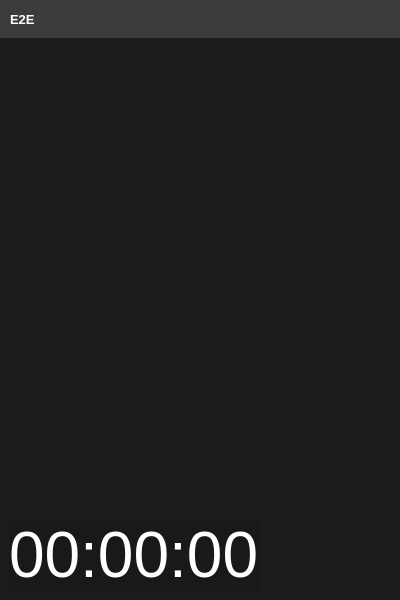
<?xml version="1.0" encoding="UTF-8"?>
<ui version="4.0">
 <class>ClockWindow</class>
 <widget class="QMainWindow" name="ClockWindow">
  <property name="geometry">
   <rect>
    <x>0</x>
    <y>0</y>
    <width>400</width>
    <height>600</height>
   </rect>
  </property>
  <property name="windowTitle">
   <string>Clock</string>
  </property>
  <widget class="QWidget" name="centralwidget">
   <property name="styleSheet">
    <string notr="true">background-color: rgba(25,25,25,225);</string>
   </property>
   <layout class="QVBoxLayout" name="verticalLayout">
    <property name="spacing">
     <number>0</number>
    </property>
    <property name="leftMargin">
     <number>0</number>
    </property>
    <property name="topMargin">
     <number>0</number>
    </property>
    <property name="rightMargin">
     <number>0</number>
    </property>
    <property name="bottomMargin">
     <number>0</number>
    </property>
    <item>
     <!-- Title Bar -->
     <widget class="QWidget" name="titleBar">
      <property name="minimumSize">
       <size>
        <width>0</width>
        <height>32</height>
       </size>
      </property>
      <property name="styleSheet">
       <string notr="true">background-color: rgba(60,60,60,255); color: white;</string>
      </property>
      <layout class="QHBoxLayout" name="horizontalLayout_2">
       <property name="leftMargin">
        <number>10</number>
       </property>
       <property name="rightMargin">
        <number>10</number>
       </property>
       <item>
        <widget class="QLabel" name="titleLabel">
         <property name="text">
          <string>E2E</string>
         </property>
         <property name="font">
          <font>
           <pointsize>10</pointsize>
           <bold>true</bold>
          </font>
         </property>
        </widget>
       </item>
       <item>
        <spacer name="horizontalSpacer_2">
         <property name="orientation">
          <enum>Qt::Horizontal</enum>
         </property>
         <property name="sizeHint" stdset="0">
          <size>
           <width>40</width>
           <height>20</height>
          </size>
         </property>
        </spacer>
       </item>
       <item>
        <widget class="QPushButton" name="minimizeButton">
         <property name="maximumSize">
          <size>
           <width>32</width>
           <height>32</height>
          </size>
         </property>
         <property name="styleSheet">
          <string notr="true">
            QPushButton {
                border:solid;
                border-color: transparent;
            }
            QPushButton:hover {
                background-color: rgba(255, 255, 255, 50);
            }</string>
         </property>
         <property name="text">
          <string/>
         </property>
        </widget>
       </item>
       <item>
        <widget class="QPushButton" name="maximizeButton">
         <property name="maximumSize">
          <size>
           <width>32</width>
           <height>32</height>
          </size>
         </property>
         <property name="styleSheet">
          <string notr="true">
            QPushButton {
                border:solid;
                border-color: transparent;
            }
            QPushButton:hover {
                background-color: rgba(255, 255, 255, 50);
            }</string>
         </property>
         <property name="text">
          <string/>
         </property>
        </widget>
       </item>
       <item>
        <widget class="QPushButton" name="closeButton">
         <property name="maximumSize">
          <size>
           <width>32</width>
           <height>32</height>
          </size>
         </property>
         <property name="styleSheet">
          <string notr="true">
            QPushButton {
                border:solid;
                border-color: transparent;
            }
            QPushButton:hover {
                background-color: rgba(255, 255, 255, 50);
            }</string>
         </property>
         <property name="text">
          <string/>
         </property>
        </widget>
       </item>
      </layout>
     </widget>
    </item>
    <item>
     <!-- The content area -->
     <widget class="QWidget" name="contentWidget">
      <layout class="QVBoxLayout" name="contentLayout">
       <item>
        <spacer name="verticalSpacer">
         <property name="orientation">
          <enum>Qt::Vertical</enum>
         </property>
         <property name="sizeHint" stdset="0">
          <size>
           <width>20</width>
           <height>400</height>
          </size>
         </property>
        </spacer>
       </item>
       <item>
        <layout class="QHBoxLayout" name="horizontalLayout">
         <item>
          <widget class="QLabel" name="labelTime">
           <property name="text">
            <string>00:00:00</string>
           </property>
           <property name="font">
            <font>
             <pointsize>48</pointsize>
            </font>
           </property>
           <property name="styleSheet">
            <string notr="true">color: white;</string>
           </property>
           <property name="alignment">
            <set>Qt::AlignLeft|Qt::AlignVCenter</set>
           </property>
          </widget>
         </item>
         <item>
          <spacer name="horizontalSpacer">
           <property name="orientation">
            <enum>Qt::Horizontal</enum>
           </property>
           <property name="sizeHint" stdset="0">
            <size>
             <width>40</width>
             <height>20</height>
            </size>
           </property>
          </spacer>
         </item>
        </layout>
       </item>
      </layout>
     </widget>
    </item>
   </layout>
  </widget>
 </widget>
 <resources/>
 <connections/>
</ui>
